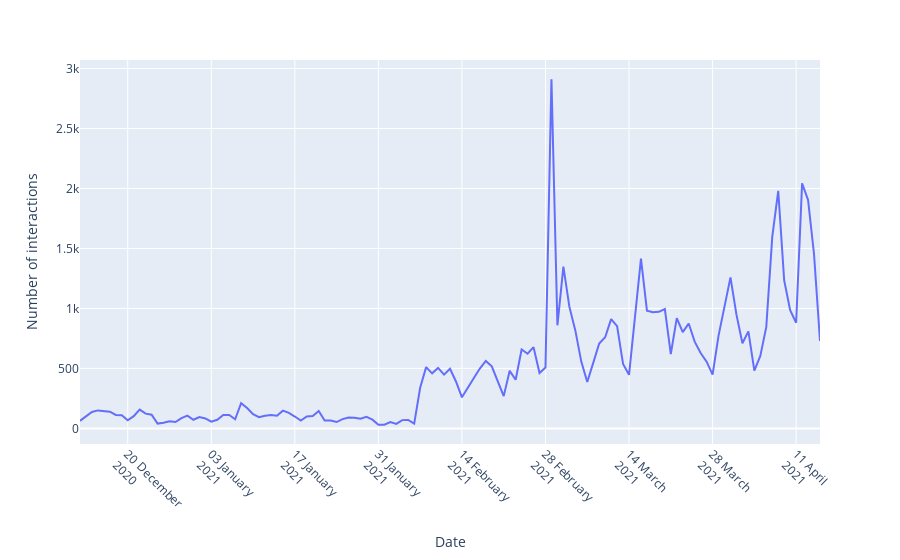

This figure's notebook cell:
### Markdown cell above
<h3>Interative Plots</h3>

### Code cell
import plotly.express as px
#Avaliable in https://www.kaggle.com/gpreda/all-covid19-vaccines-tweets
twitter_df=pd.read_csv('datasets/vaccination_all_tweets.csv', low_memory=False)
twitter_df['date']=twitter_df['date'].dropna().apply(adjustDateFormat)
twitter_data=pd.to_datetime(twitter_df['date'], format='%Y-%m-%d %H:%M:%S.%f', errors='coerce')
df = (pd.to_datetime(twitter_data.dropna())
       .dt.floor('d')
       .value_counts()
       .rename_axis('date')
       .reset_index(name='count'))
df=df.sort_values(by='date')
#Defining engineering notation for Y-Axis
fig = px.line(df,x="date", y="count", hover_name="date",
             labels={
                     "date": "Date",
                     "count": "Number of interactions"
                 })

fig.update_xaxes(tickangle=45)
formatter = EngFormatter()
fig.update_layout(yaxis_tickformat = 's')
fig.update_layout(
    xaxis_tickformat = '%d %B<br>%Y'
)
fig.show()
